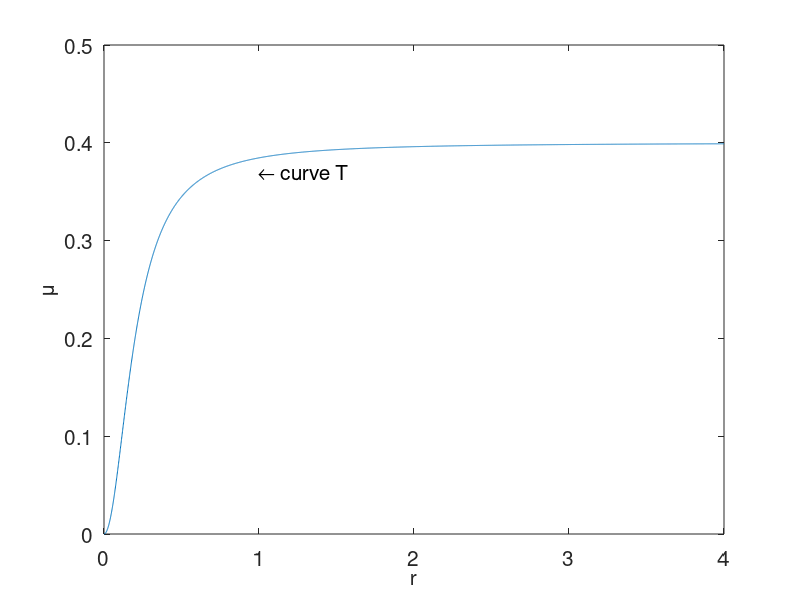

MATLAB code to generate this figure:
clear all
fsize=15;
x=0:.001:4;
figure;
plot(x,(0.4.*(x.^2))./(x.^2+0.04))
text(1,0.37,'\leftarrow curve T','Fontsize',fsize)
axis([0 4 0 0.5])
set(gca,'XTick',0:1:4,'FontSize',fsize)
set(gca,'YTick',0:0.1:0.5,'FontSize',fsize)
xlabel('r','Fontsize',fsize);
ylabel('\mu','Fontsize',fsize);